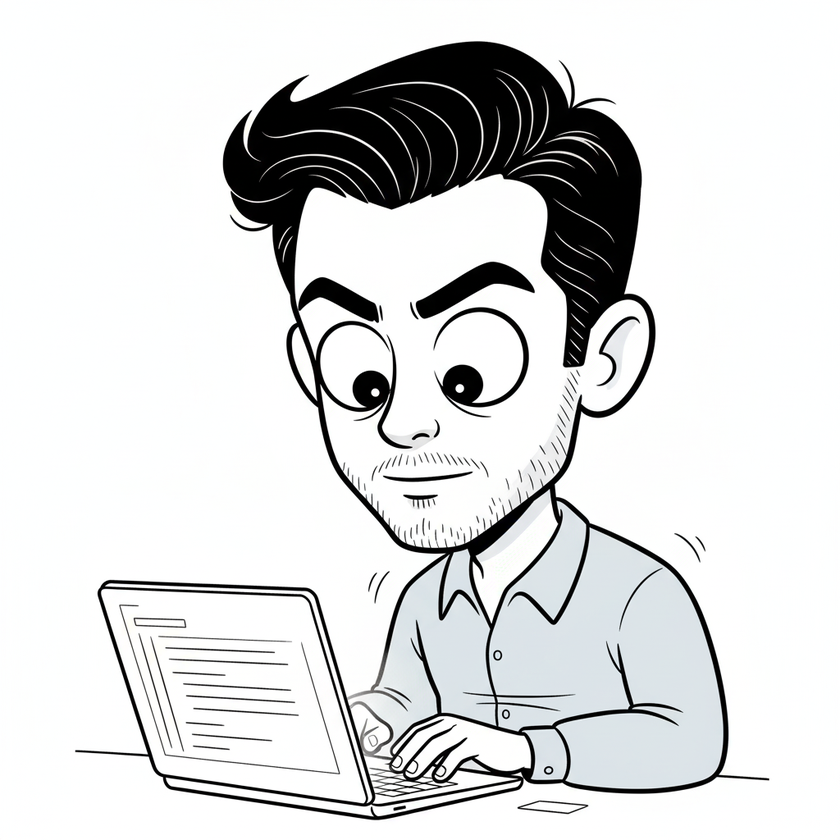
#> input picture backend/image_to_svg/bsp_tuep.png, 840 x 840 px, shrunk from 1024 x 1024 before the run, found by its file name
$ python to_svg.py
#> lines starting #> are read from the running program, lines starting #| are printed output that depends on the picture; after the words box and inside, x2 and y2 are one past the last pixel; in counts of white or black regions, pixels touching at a corner belong together
import cv2 as cv2
import numpy as np
import json


def contours_to_json(contours, filename="paths.json", scale=0.001):
    paths = []

    for cnt in contours:
        line = []
        for p in cnt:
            x = round(float(p[0][0]) * scale, 4)
            y = round(float(p[0][1]) * scale, 4)
            line.append([x, y])
        paths.append(line)

    data = {
        "paths": paths
    }

    with open(filename, "w") as f:
        json.dump(data, f, indent=2)


def contours_to_svg(contours, filename="out.svg", width=None, height=None):
    # Breite/Höhe optional für viewBox
    if width is None or height is None:
        width = max([p[0][0] for c in contours for p in c]) + 1
        height = max([p[0][1] for c in contours for p in c]) + 1

    with open(filename, "w") as f:
        f.write(f'<svg xmlns="http://www.w3.org/2000/svg" width="{width}" height="{height}" viewBox="0 0 {width} {height}">\n')
        for cnt in contours:
            # "M x y L x y ..." Path
            d = "M " + " L ".join(f"{p[0][0]} {p[0][1]}" for p in cnt) + " Z"
            f.write(f'<path d="{d}" stroke="black" fill="none"/>\n')
        f.write('</svg>')


def to_contours(img, top_n):

    # Pixel in liste umwandeln
#> called with top_n = 150
    pixels = img.reshape((-1, 1)).astype(np.float32)

    # Kmeans parameter
    criteria = (cv2.TermCriteria_EPS + cv2.TermCriteria_MAX_ITER, 30, 0.2) # 0.2 = min änderung nach iteration
    _k, labels, centers = cv2.kmeans(
        pixels,           # Daten
        3,                # Anzahl Cluster (hell, mittel, dunkel)
        None,             # Keine Initiallabels
        criteria,         # Kriterien
        10,               # Anzahl der Initialisierungen (versuche)
        cv2.KMEANS_RANDOM_CENTERS
    )
#> centers = [4.44, 251.8, 127.5]
    # Cluster zurück ins bild
    segmented = centers[labels.flatten()].reshape(img.shape).astype("uint8")
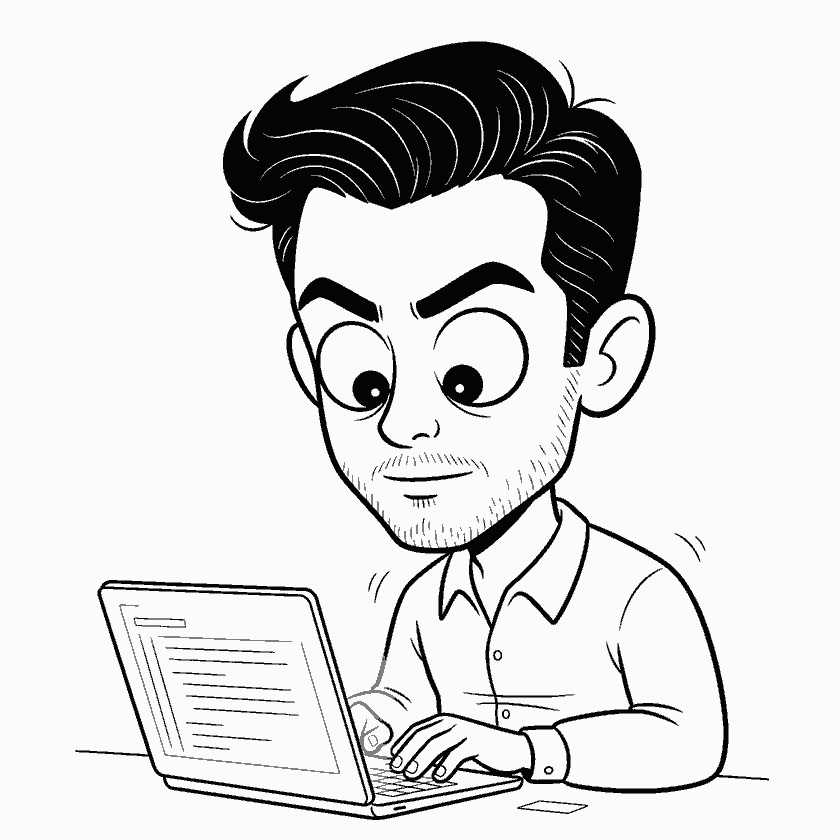
#> segmented: shape (840, 840); min 4, max 251, mean 218.3

    blurred = cv2.GaussianBlur(segmented, (5, 5), 0) #canny ist sonst empfindlich gegen Bildrauschen und zu hohen Kontrast
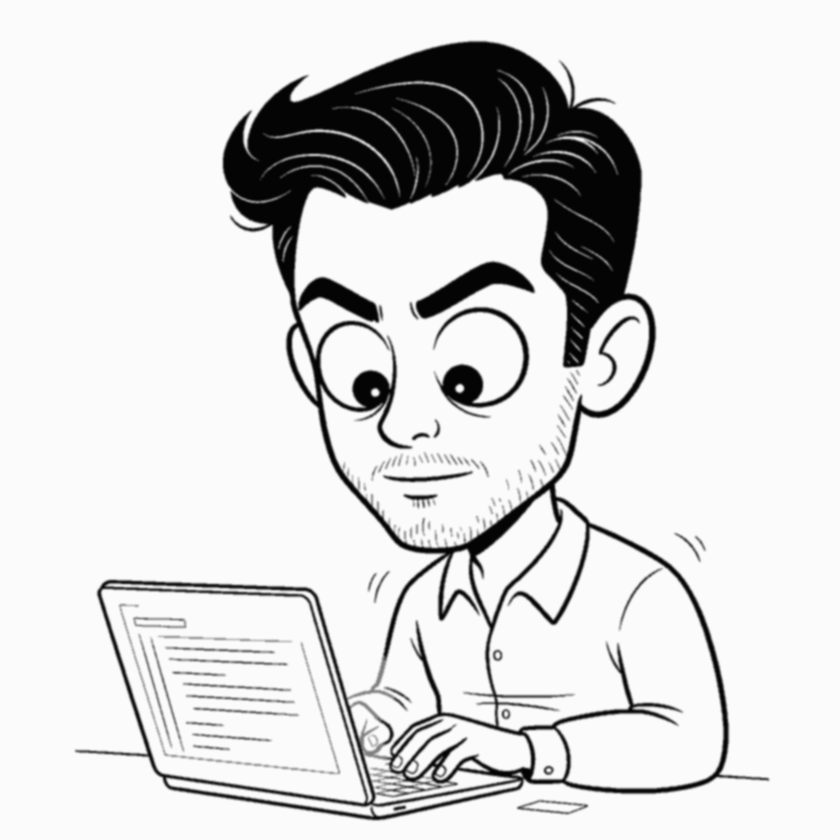
#> blurred: shape (840, 840); min 4, max 251, mean 218.3
    edges = cv2.Canny(blurred, 80, 150)  #thresholds1 = vielleicht Kante, threshold2 = starke Kante
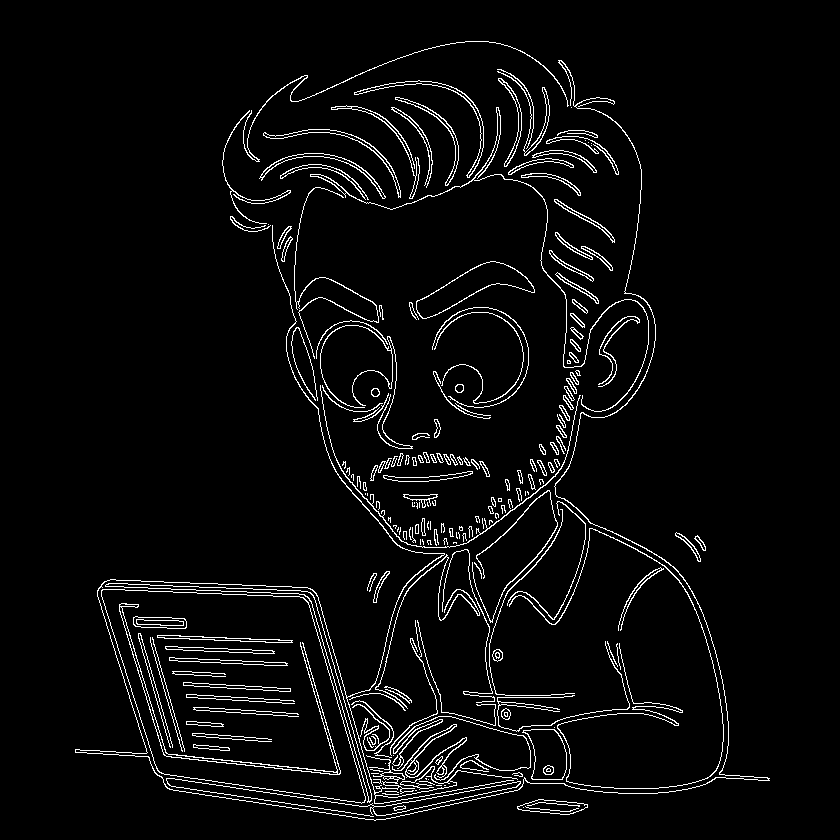
#> edges: shape (840, 840); 4.2% white in thin lines or dots, all inside (x1, y1, x2, y2) = (75, 41, 770, 821)


    # Konturen finden
    contours, hierarchy = cv2.findContours(edges, cv2.RETR_EXTERNAL, cv2.CHAIN_APPROX_SIMPLE)
#> contours = 195 contours, 93 with area under 20; largest, box (x1, y1, x2, y2) and area: (101, 589, 366, 804) 39514, (416, 261, 535, 319) 2507, (522, 729, 567, 780) 1572, (105, 583, 372, 803) 1484, (166, 778, 521, 817) 995
    contours = sorted(contours, key=cv2.contourArea, reverse=True)
    top_contours = contours[:top_n]
#> top_contours = 150 contours, 48 with area under 20; largest, box (x1, y1, x2, y2) and area: (101, 589, 366, 804) 39514, (416, 261, 535, 319) 2507, (522, 729, 567, 780) 1572, (105, 583, 372, 803) 1484, (166, 778, 521, 817) 995


    # Approximation
    approx_contours = [cv2.approxPolyDP(cnt, epsilon=1.5, closed=True) for cnt in top_contours]
#> approx_contours = 150 contours, 52 with area under 20; largest, box (x1, y1, x2, y2) and area: (101, 589, 366, 803) 39439, (416, 261, 535, 319) 2488, (522, 729, 567, 780) 1550, (105, 583, 372, 803) 1382, (166, 778, 521, 817) 936
    return approx_contours


def main(args=None):
    img = cv2.imread("backend/image_to_svg/bsp_tuep.png", cv2.IMREAD_GRAYSCALE)
    if img is None:
        raise RuntimeError("Image could not be loaded")
    contours = to_contours(img, 150)         #wieviele Linien es sein sollen
#> contours has the same summary as approx_contours in to_contours
    contours_to_svg(contours, "top150.svg")
#> in contours_to_svg, `width = max([p[0][0] for c in contours for p in c]) + 1`: width = 770
#> in contours_to_svg, `height = max([p[0][1] for c in contours for p in c]) + 1`: height = 821
#> the loop in contours_to_svg, `for cnt in contours: # "M x y L x y ..." Path` made 150 passes
#> cnt on passes 46, 53, 56, 59, 60: [[570, 313], [584, 327], [584, 324], [573, 313]], [[457, 384], [455, 390], [461, 392], [463, 385]], [[559, 405], [566, 419], [569, 420], [562, 405]], [[570, 328], [580, 339], [583, 336], [573, 327]], [[566, 378], [574, 393], [576, 393], [569, 378]]
    contours_to_json(contours,"paths.json", 0.01)
#> the loop in contours_to_json, `for cnt in contours:` made 150 passes
#> after the loop in contours_to_json, `for cnt in contours:`: paths = 150 items

if __name__ == "__main__":
    main()
